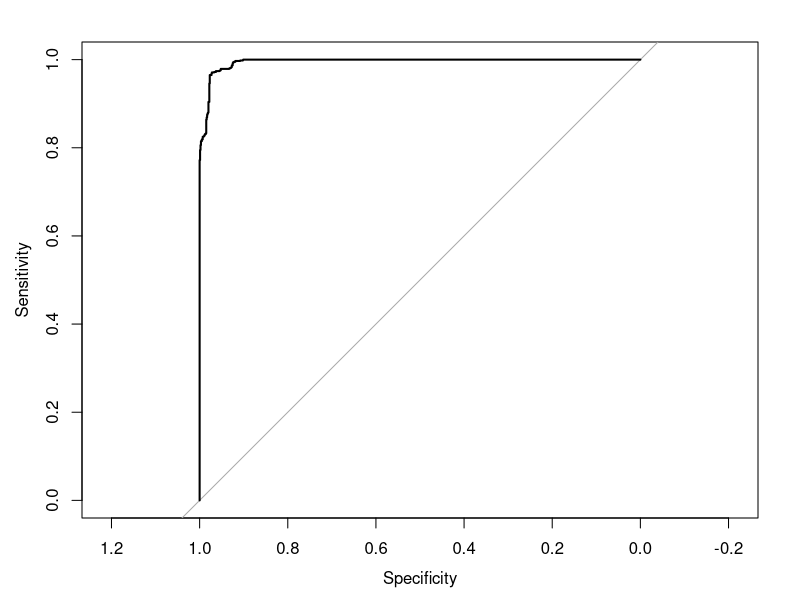

Reproduce this figure in R.

library(caret)
library(pROC)
head(iris)
table(iris$Species)

df <- iris[iris$Species!='setosa',]
head(df)
dim(df)

model <- train(df[,1:4], factor(df[,5]), 
               method = 'lda', 
               metric = 'ROC', 
               trControl = trainControl(method = 'repeatedcv', 
                                        number = 10, 
                                        repeats = 20, 
                                        savePredictions = T, 
                                        summaryFunction = twoClassSummary, 
                                        classProbs = T))

model

myRoc <- roc(response = model$pred$obs, predictor = model$pred$versicolor, positive = 'versicolor')
myRoc[]

# Print out some samples
data.frame(myRoc$sensitivities, myRoc$specificities, myRoc$thresholds)[1000:1010,]

plot(myRoc)
